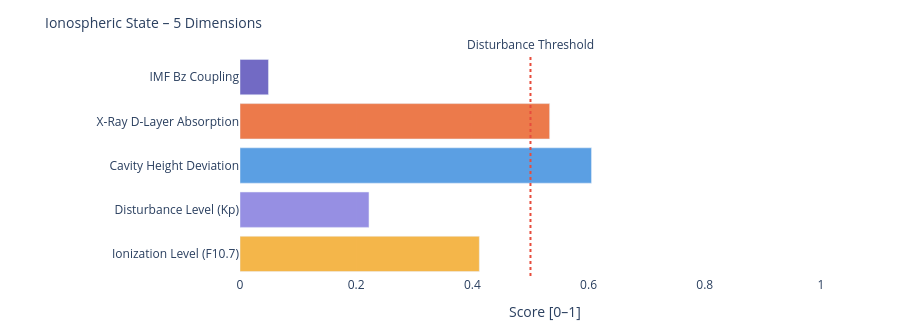

Notebook source saved alongside this figure:
### Markdown cell above
---
### 📐 Systemic Insight: Geometric Cavity vs. Real Schumann Resonance

**Relevant for:** Layer 6 = delta analysis &nbsp;|&nbsp; Layer 7 = feature vector / system interpretation

A cavity height change from 80 km to 70 km shifts the **idealized geometric frequencies** only minimally:

| Modus | Aktuell | Referenz | Δ |
|-------|---------|----------|---|
| SR-1 | 10.4762 Hz | 10.4599 Hz | +16 mHz |
| SR-2 | 18.1452 Hz | 18.1171 Hz | +28 mHz |
| SR-3 | 25.6612 Hz | 25.6215 Hz | +40 mHz |
| SR-4 | 33.1285 Hz | 33.0772 Hz | +51 mHz |

The geometric effect is limited because 10 km is very small compared to Earth's radius (~6371 km).

**Consequence:** Real Schumann deviations are likely driven more strongly by **conductivity, damping, day/night structure, lightning distribution and source geometry** than by pure cavity height.

---

**Layer 6 compares:**
```
geometric Δ from Layer 4  vs.  observed Δ from real Schumann measurement data
```

**Layer 7 Feature:**
```
If real Δ >> geometric Δ  →  non-geometric factors dominant
```

### Code cell
# ============================================================
# IONOSPHERIC STATE – Summary gauge
# Five dimensions: ionization, disturbance, cavity height, X-Ray, Bz coupling
# ============================================================

def norm(v, lo, hi):
    if v is None: return None
    return round(max(0.0, min(1.0, (v - lo) / (hi - lo))), 3)

# Ionization level (F10.7 → F2-Layer)
ioniz = norm(f107_val, 60, 250)

# Disturbance level (Kp → E/F-Layer irregularities)
disturb = norm(kp_val, 0, 9)

# Cavity height deviation from reference (80 km)
h_dev = norm(abs(h_eff - 80), 0, 20)

# X-Ray ionization (D-Layer absorption)
xray_ioniz = None
if xray_now is not None:
    xray_ioniz = norm(math.log10(max(xray_now, 1e-9)) + 9, 0, 5)

# Bz coupling (southward Bz → stronger magnetosphere-ionosphere coupling)
bz_coupling = norm(-(bz_now or 0), -5, 30) if bz_now is not None else None

dims = [
    ('Ionization Level (F10.7)',    ioniz,      '#F2A623'),
    ('Disturbance Level (Kp)',      disturb,    '#7F77DD'),
    ('Cavity Height Deviation',     h_dev,      '#378ADD'),
    ('X-Ray D-Layer Absorption',    xray_ioniz, '#E85D24'),
    ('IMF Bz Coupling',             bz_coupling,'#534AB7'),
]

fig = go.Figure()
for name, val, col in dims:
    if val is not None:
        h = int(val * 20)
        bar = '█' * h + '░' * (20 - h)
        label = f'{name}:  {bar}  {val:.3f}'
    else:
        label = f'{name}:  {"─" * 20}  n/a'
    fig.add_trace(go.Bar(
        x=[val if val is not None else 0],
        y=[name],
        orientation='h',
        marker_color=col, opacity=0.82,
        showlegend=False
    ))

fig.add_vline(x=0.5, line_dash='dot', line_color='#e74c3c',
              annotation_text='Disturbance Threshold', annotation_position='top')
fig.update_layout(
    title=dict(text='Ionospheric State – 5 Dimensions', font=dict(size=14)),
    xaxis=dict(title='Score [0–1]', range=[0, 1.05]),
    height=330, plot_bgcolor='rgba(0,0,0,0)', paper_bgcolor='rgba(0,0,0,0)',
    margin=dict(l=240, r=50, t=55, b=40)
)
fig.show()

print(f'\nIonospheric state:')
for name, val, _ in dims:
    print(f'  {name:<35} {val:.3f}' if val is not None else f'  {name:<35} n/a')

### Figure 1 — Plotly figure (JSON) as saved in the notebook; plotly's stock layout.template omitted (floating-point values rounded to 4 significant figures)
{"data": [{"marker": {"color": "#F2A623"}, "opacity": 0.82, "orientation": "h", "showlegend": false, "type": "bar", "x": [0.412], "y": ["Ionization Level (F10.7)"]}, {"marker": {"color": "#7F77DD"}, "opacity": 0.82, "orientation": "h", "showlegend": false, "type": "bar", "x": [0.222], "y": ["Disturbance Level (Kp)"]}, {"marker": {"color": "#378ADD"}, "opacity": 0.82, "orientation": "h", "showlegend": false, "type": "bar", "x": [0.605], "y": ["Cavity Height Deviation"]}, {"marker": {"color": "#E85D24"}, "opacity": 0.82, "orientation": "h", "showlegend": false, "type": "bar", "x": [0.533], "y": ["X-Ray D-Layer Absorption"]}, {"marker": {"color": "#534AB7"}, "opacity": 0.82, "orientation": "h", "showlegend": false, "type": "bar", "x": [0.049], "y": ["IMF Bz Coupling"]}], "layout": {"annotations": [{"showarrow": false, "text": "Disturbance Threshold", "x": 0.5, "xanchor": "center", "xref": "x", "y": 1, "yanchor": "bottom", "yref": "y domain"}], "height": 330, "margin": {"b": 40, "l": 240, "r": 50, "t": 55}, "paper_bgcolor": "rgba(0,0,0,0)", "plot_bgcolor": "rgba(0,0,0,0)", "shapes": [{"line": {"color": "#e74c3c", "dash": "dot"}, "type": "line", "x0": 0.5, "x1": 0.5, "xref": "x", "y0": 0, "y1": 1, "yref": "y domain"}], "title": {"font": {"size": 14}, "text": "Ionospheric State – 5 Dimensions"}, "xaxis": {"range": [0, 1.05], "title": {"text": "Score [0–1]"}}}}
